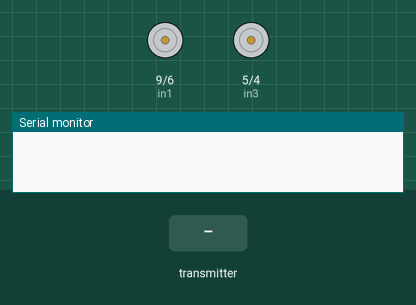
A sketch run on a simulated Arduino Uno, built with avr-gcc and run on an emulated ATmega328P. Shown: motor-driver pin pairs drawn as motors (green arrow = first pin HIGH = forward, orange = second pin HIGH = backward, longer = more drive, scaled by the enable pin), the last lines printed to the serial monitor. Inputs (shaded band) come from the test bench. No radio packets arrive unless stated.

Above: at 1.2 s.
1.3 s: the transmitter starts sending xyRecArr.0 = 0
At 2.4 s:
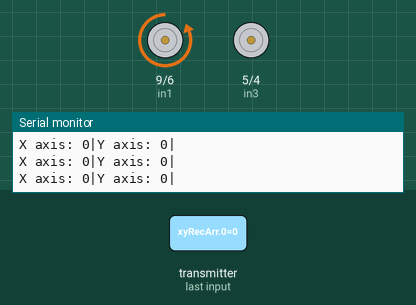
2.8 s: the transmitter starts sending xyRecArr.1 = 512
At 3.5 s:
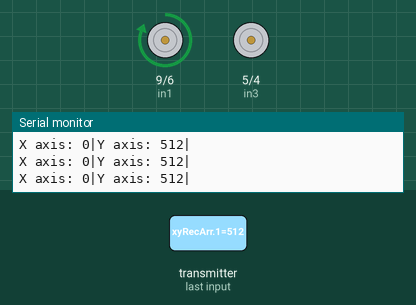
4.3 s: the transmitter starts sending xyRecArr.0 = 512
At 4.7 s:
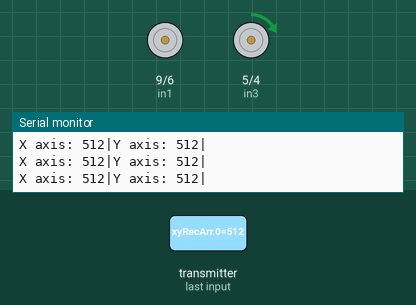
5.8 s: the transmitter starts sending xyRecArr.1 = 0
At 7.0 s:
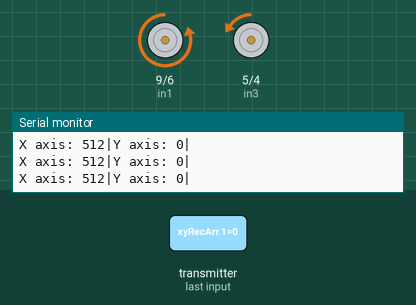
7.3 s: the transmitter starts sending xyRecArr.0 = 256
At 8.2 s:
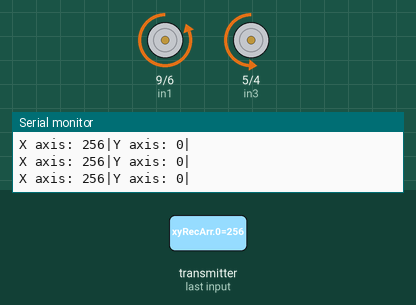
8.8 s: the transmitter starts sending xyRecArr.1 = 256
At 9.3 s:
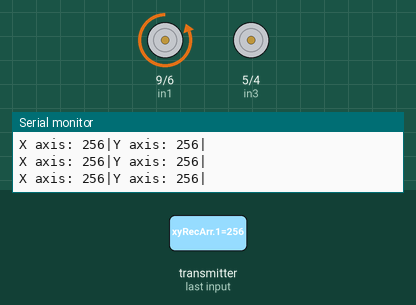
Timing chart, 0 to 11.3 s (numbered marks = the images above; inputs shaded):
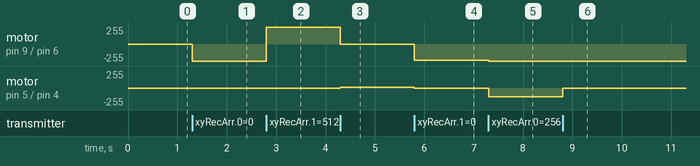

Measured:
- after the input at 1.3 s, motor on pin 9 (in1) / pin 6 (in2): stopped → backward 255/255 at once
- after the input at 2.8 s, motor on pin 9 (in1) / pin 6 (in2): backward 255/255 → forward 255/255 at once
- after the input at 4.3 s, motor on pin 9 (in1) / pin 6 (in2): forward 255/255 → stopped at once; motor on pin 5 (in3) / pin 4 (in4): stopped → forward 8/255 at once
- after the input at 5.8 s, motor on pin 9 (in1) / pin 6 (in2): stopped → backward 247/255 at once; motor on pin 5 (in3) / pin 4 (in4): forward 8/255 → backward 7/255 at once
- after the input at 7.3 s, motor on pin 9 (in1) / pin 6 (in2): backward 247/255 → backward 255/255 at once; motor on pin 5 (in3) / pin 4 (in4): backward 7/255 → backward 134/255 at once
- after the input at 8.8 s, motor on pin 5 (in3) / pin 4 (in4): backward 134/255 → stopped at once

The sketch:

Skates_Receiver.ino
```cpp
#include<SPI.h>
#include<RF24.h>
#include<nRF24L01.h>
#define enA 10
#define in1 9
#define in2 6
#define in3 5
#define in4 4
#define enB 3
int xyRecArr[2];
int motorSpeedA=0;
int motorSpeedB=0;


const byte address[6]="00001";
RF24 radio(7,8);

void setup()
{
  Serial.begin(9600);
  radio.begin();
  radio.openReadingPipe(0,address);
  radio.setPALevel(RF24_PA_MIN);
  radio.startListening();

  pinMode(enA,OUTPUT);
  pinMode(in1,OUTPUT);
  pinMode(in2,OUTPUT);
  pinMode(in3,OUTPUT);
  pinMode(in4,OUTPUT);
  pinMode(enB,OUTPUT);
}

void loop()
{
  if(radio.available())
  {
    int receivedDataX;
    int receivedDataY;
    radio.read(&xyRecArr,sizeof(xyRecArr));

    receivedDataX=xyRecArr[0];
    receivedDataY=xyRecArr[1];

    Serial.print("X axis: ");
    Serial.print(receivedDataX);
    Serial.print("|");

    Serial.print("Y axis: ");
    Serial.print(receivedDataY);
    Serial.println("|");

    //Forward Direction
    if(receivedDataY>510)
    {
      motorSpeedA=map(receivedDataY,510,1023,0,255);
      motorSpeedB=map(receivedDataY,510,1023,0,255);

      digitalWrite(in1,HIGH);
      digitalWrite(in2,LOW);
      digitalWrite(in3,HIGH);
      digitalWrite(in4,LOW);
    }

    //Reverse Direction
    else if(receivedDataY<505)
    {
      receivedDataY=receivedDataY-505;
      receivedDataY=receivedDataY*-1;

      motorSpeedA=map(receivedDataY,0,505,0,255);
      motorSpeedB=map(receivedDataY,0,505,0,255);

      digitalWrite(in1,LOW);
      digitalWrite(in2,HIGH);
      digitalWrite(in3,LOW);
      digitalWrite(in4,HIGH);
    }
    else
    {
      motorSpeedA=0;
      motorSpeedB=0;
    }

    //Right Direction
    if(receivedDataX<490)
    {
      receivedDataX=receivedDataX-490;
      receivedDataX=receivedDataX *-1;

      receivedDataX=map(receivedDataX,0,490,0,255);

      //Left Motor(Motor A) faster than Right Motor(Motor B)
      motorSpeedA=motorSpeedA+receivedDataY;
      motorSpeedB=motorSpeedB-receivedDataX;

      if(motorSpeedA<0)
        motorSpeedA=0;
      if(motorSpeedB>255)
        motorSpeedB=255;
    }

    //Left Direction
    else if(receivedDataX>495)
    {
      receivedDataX=map(receivedDataX,495,1023,0,255);

      //Left Motor(Motor A) slower than Right Motor(Motor B)
      motorSpeedA=motorSpeedA-receivedDataX;
      motorSpeedB=motorSpeedB+receivedDataX;

      if(motorSpeedA>255)
        motorSpeedA=255;
      if(motorSpeedB<0)
        motorSpeedB=0;
    }

    //To remove buzzing sound of motors
    if(motorSpeedA<8)
      motorSpeedA=0;
    if(motorSpeedB<8)
      motorSpeedB=0;

   //Writing Speed to motors
    analogWrite(enA,motorSpeedA);
    analogWrite(enB,motorSpeedB);
  }
}
```
